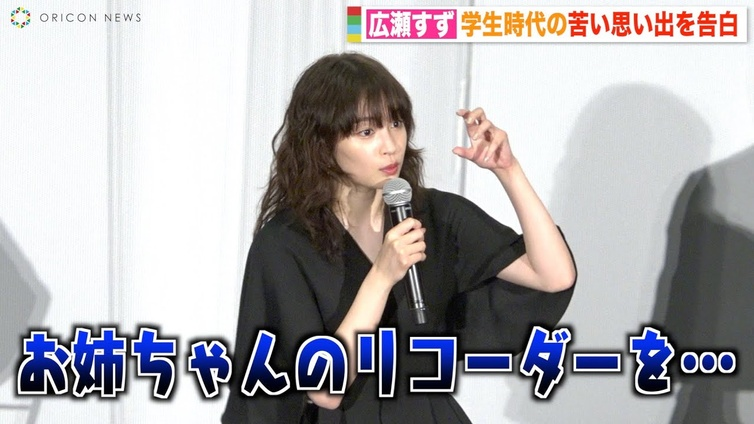
#> input picture gan-love/training_images/12.maxresdefault.jpg, 754 x 424 px, shrunk from 1280 x 720 before the run; its folder holds 4 pictures in this run
$ python add_margin.py
#> lines starting #> are read from the running program, lines starting #| are printed output that depends on the picture
from tkinter import image_names
import cv2
import numpy as np
from matplotlib import pyplot as plt
import glob

def mirror_padding(img_path):
#> called with img_path = './training_images/12.maxresdefault.jpg'
    img1 = cv2.imread(img_path)
#> img1 is the input picture: shape (424, 754, 3); mean B, G, R 176.4, 173.5, 176.1
    padding_y = img1.shape[0] // 10
#> padding_y = 42
    padding_x = img1.shape[1] // 10
#> padding_x = 75
    img2 = cv2.copyMakeBorder(img1, padding_y, padding_y, padding_x, padding_x, cv2.BORDER_REFLECT_101)
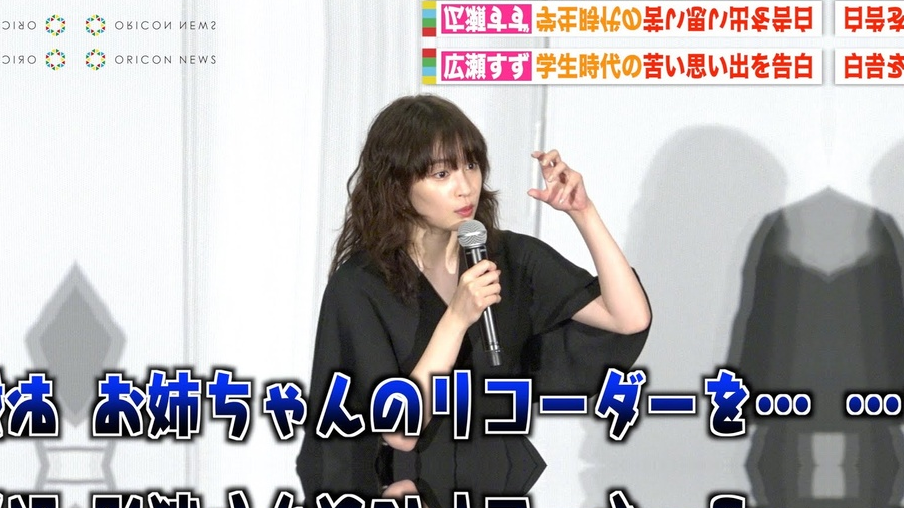
#> img2: shape (508, 904, 3); mean B, G, R 177.7, 175.4, 178.8
    return img2

image_paths = glob.glob('./training_images/*')
for image_path in image_paths:
    img_name = image_path.split('/')[-1]
    img = mirror_padding(image_path)
    cv2.imwrite('./converted_train_images/' + img_name, img)
#> pass 2 of the loop `for image_path in image_paths:`:
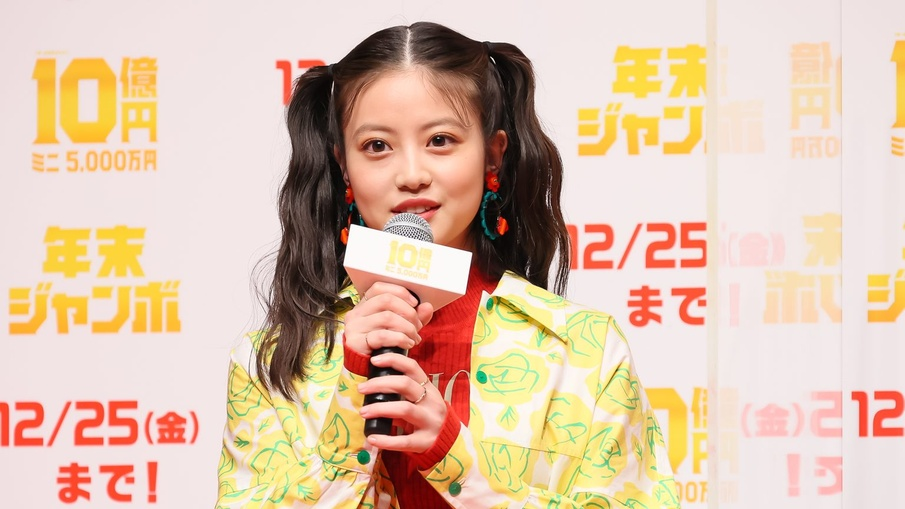
#> input picture gan-love/training_images/17.imada_koho-1.jpg, 905 x 509 px, shrunk from 1536 x 864 before the run
#> in mirror_padding, img1 is the input picture: shape (509, 905, 3); mean B, G, R 173, 194.8, 221.8
#> in mirror_padding (call 2), `img2 = cv2.copyMakeBorder(img1, padding_y, padding_y, padding_x, paddi..`:
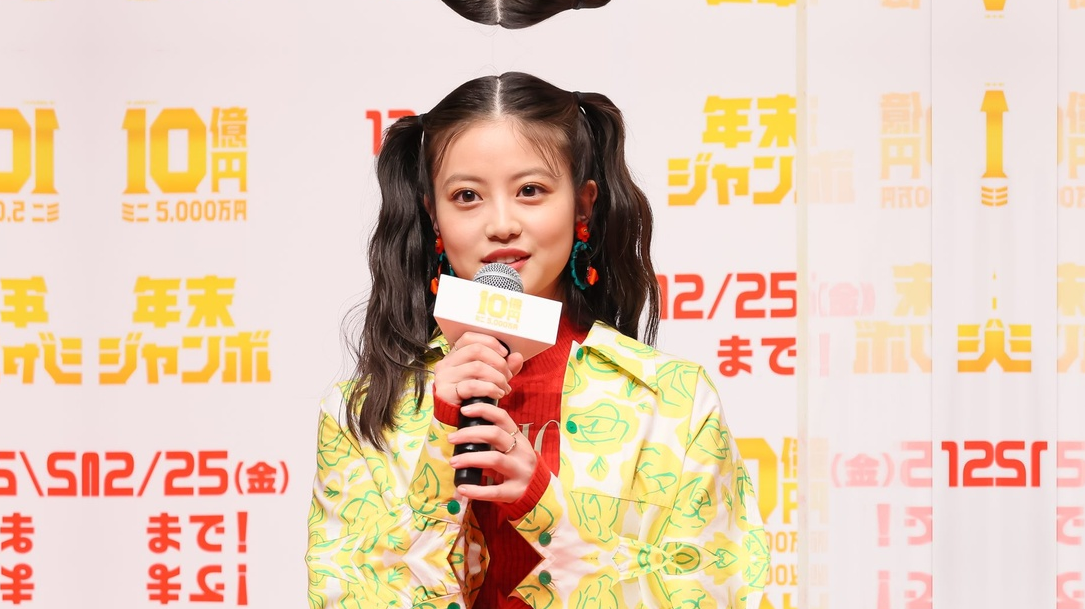
#> img2: shape (609, 1085, 3); mean B, G, R 180.3, 200.3, 226.3
#> pass 3 of the loop `for image_path in image_paths:`:
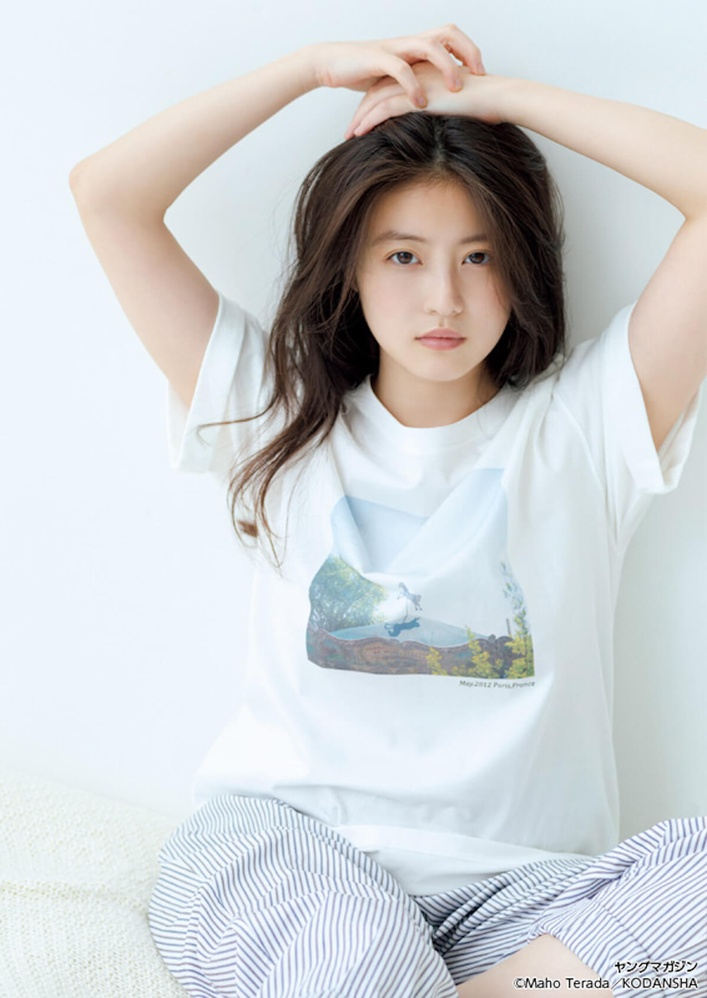
#> input picture gan-love/training_images/21.2021ym32-imada02back2_wtkvpgky3o6r.jpg, 707 x 998 px, shrunk from 1200 x 1693 before the run
#> in mirror_padding, img1 is the input picture: shape (998, 707, 3); mean B, G, R 210.4, 208.1, 205.3
#> in mirror_padding (call 3), `img2 = cv2.copyMakeBorder(img1, padding_y, padding_y, padding_x, paddi..`:
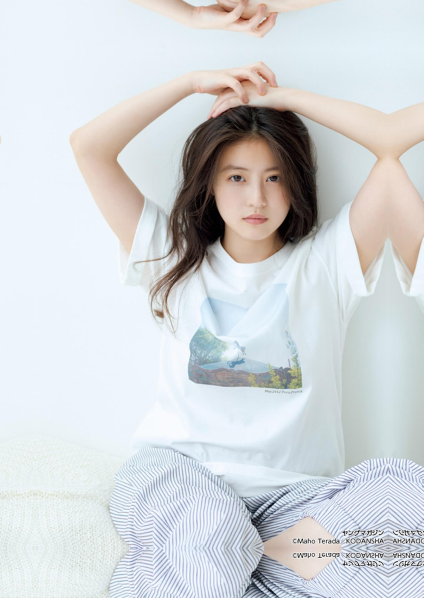
#> img2: shape (1196, 847, 3) (shown at 1/2 size); mean B, G, R 216.3, 213.4, 210
#> the loop made 4 passes; the first 3 are shown
